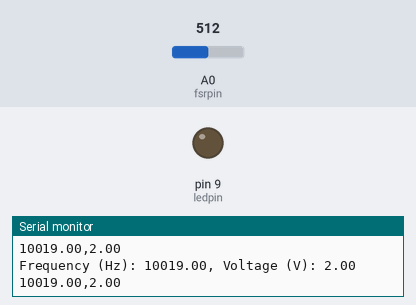
This sketch was run on a simulated Arduino Uno, built with avr-gcc and run on an emulated ATmega328P. Shown: output pins drawn as LEDs (lit = HIGH), the last lines printed to the serial monitor. Dashed ring = blinking. The inputs (shaded band) are chosen by the test bench; at power-on: A0 (fsrpin) = 512.

Above: at 1.2 s.
1.3 s: A0 (fsrpin) set to 0
At 1.51 s:
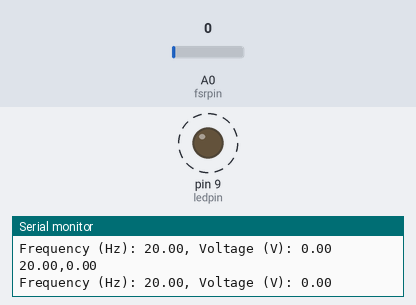
4.3 s: A0 (fsrpin) set to 122
At 4.3 s:
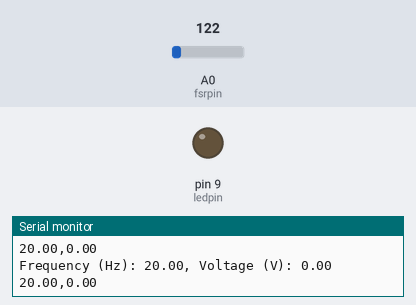
Timing chart, 0 to 7.3 s (numbered marks = the images above; inputs shaded):
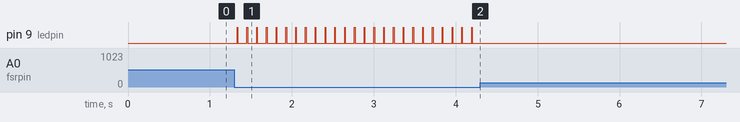

The sketch:

fsrcode.ino
```cpp
// Define FSR pin:
#define fsrpin A0

// Define LED pin:
#define ledpin 9

// Define the output frequency range in Hz:
#define freq_min 20
#define freq_max 20000

// Define the output voltage range in volts:
#define voltage_min 0
#define voltage_max 5

// Define variable to store sensor readings:
int fsrreading; //Variable to store FSR value

void setup() {
  // Begin serial communication at a baud rate of 9600:
  Serial.begin(9600);
  // Set the LED pin as output:
  pinMode(ledpin, OUTPUT);
}

void loop() {
  // Read the FSR pin and store the output as fsrreading:
  fsrreading = analogRead(fsrpin);

  // Convert the FSR reading to a frequency value:
  float freq = map(fsrreading, 0, 1023, freq_min, freq_max);

  // Convert the frequency value to a period value in microseconds:
  float period_us = 1000000.0 / freq;

  // Convert the FSR reading to a voltage value:
  float voltage = map(fsrreading, 0, 1023, voltage_min, voltage_max);

  // Turn on the LED for half of the period:
  digitalWrite(ledpin, HIGH);
  delayMicroseconds(period_us / 2);
  // Turn off the LED for the other half of the period:
  digitalWrite(ledpin, LOW);
  delayMicroseconds(period_us / 2);

  // Print the frequency and voltage values in the serial monitor:
  Serial.print("Frequency (Hz): ");
  Serial.print(freq);
  Serial.print(", Voltage (V): ");
  Serial.println(voltage);


  // Plot the frequency and voltage values in the serial plotter:

  Serial.print(freq);
  Serial.print(",");
  Serial.println(voltage);


  delay(100); //Delay 100 ms.
}
```

Measured:
- after the input at 1.3 s, pin 9 (ledpin): alternates HIGH for 0.01 s and LOW for 0.11 s, starting at once
- after the input at 4.3 s, pin 9 (ledpin): stops changing and stays LOW
